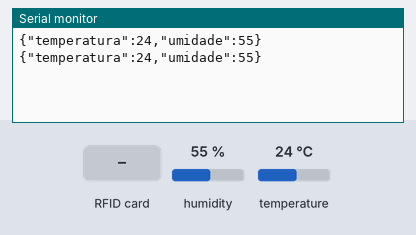
Bench run of a sketch on a simulated Arduino Uno, built with avr-gcc and run on an emulated ATmega328P. On the bench: the last lines printed to the serial monitor. The inputs (shaded band) are chosen by the test bench; at power-on: humidity 55 %, temperature 24 °C.

Above: at 1.2 s.
1.3 s: RFID card 5E 7A 19 C4 held to the reader
At 2.5 s:
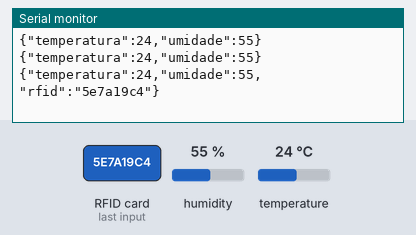
3.6 s: humidity set to 22 %
At 4.9 s:
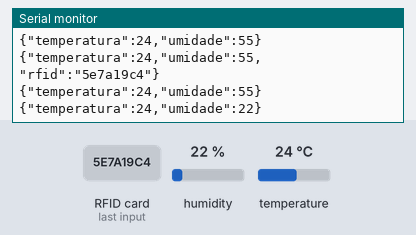
5.1 s: temperature set to 12 °C
At 6.1 s:
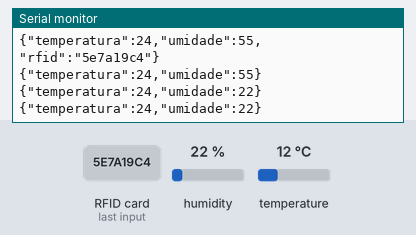
6.6 s: humidity set to 40 %
At 8.2 s:
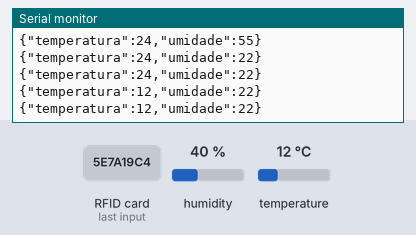
Timing chart, 0 to 9.1 s (numbered marks = the images above; inputs shaded):
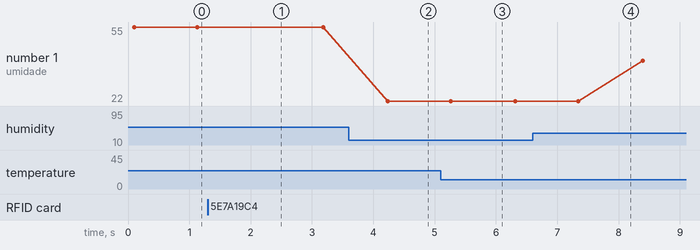

Measured:
- after the input at 1.3 s, the serial monitor: prints a new line after 0.86 s (image 1)
- after the input at 3.6 s, the serial monitor: prints a new line after 0.64 s (image 2)
- plotted number 1: 55 → 22 after the input at 3.6 s, 22 → 40 after the input at 6.6 s

The sketch:

lab3.ino
```cpp
#include <ArduinoJson.h>
#include <SPI.h>
#include <MFRC522.h>
#include "DHT.h"

#define SS_PIN 10
#define RST_PIN 9
MFRC522 mfrc522(SS_PIN, RST_PIN);

#define DHTPIN  7
#define DHTTYPE DHT11
DHT dht(DHTPIN, DHTTYPE);

const int TAMANHO = 200;

#define led 13

void setup() {
  dht.begin();
  Serial.begin(9600);
  pinMode(led, OUTPUT);
  Serial.setTimeout(10);
  SPI.begin();
  mfrc522.PCD_Init();
}

void loop() {
  StaticJsonDocument<TAMANHO> json;

  float temp = dht.readTemperature();
  float umi = dht.readHumidity();

  json["temperatura"] = temp;
  json["umidade"] = umi;

  if (mfrc522.PICC_IsNewCardPresent() && mfrc522.PICC_ReadCardSerial()) {
    String cardUID = "";
    for (byte i = 0; i < mfrc522.uid.size; i++) {
      cardUID += String(mfrc522.uid.uidByte[i] < 0x10 ? "0" : "");
      cardUID += String(mfrc522.uid.uidByte[i], HEX);
    }
    mfrc522.PICC_HaltA();
    mfrc522.PCD_StopCrypto1();

    json["rfid"] = cardUID;
  }

  if (Serial.available() > 0) {
    StaticJsonDocument<TAMANHO> json;
    deserializeJson(json, Serial);
    if (json.containsKey("led")) {
      int valor = json["led"];
      analogWrite(led, valor);
    }
  }

  String jsonPayload;
  serializeJson(json, jsonPayload);
  Serial.println(jsonPayload);

  delay(1000);
}
```
